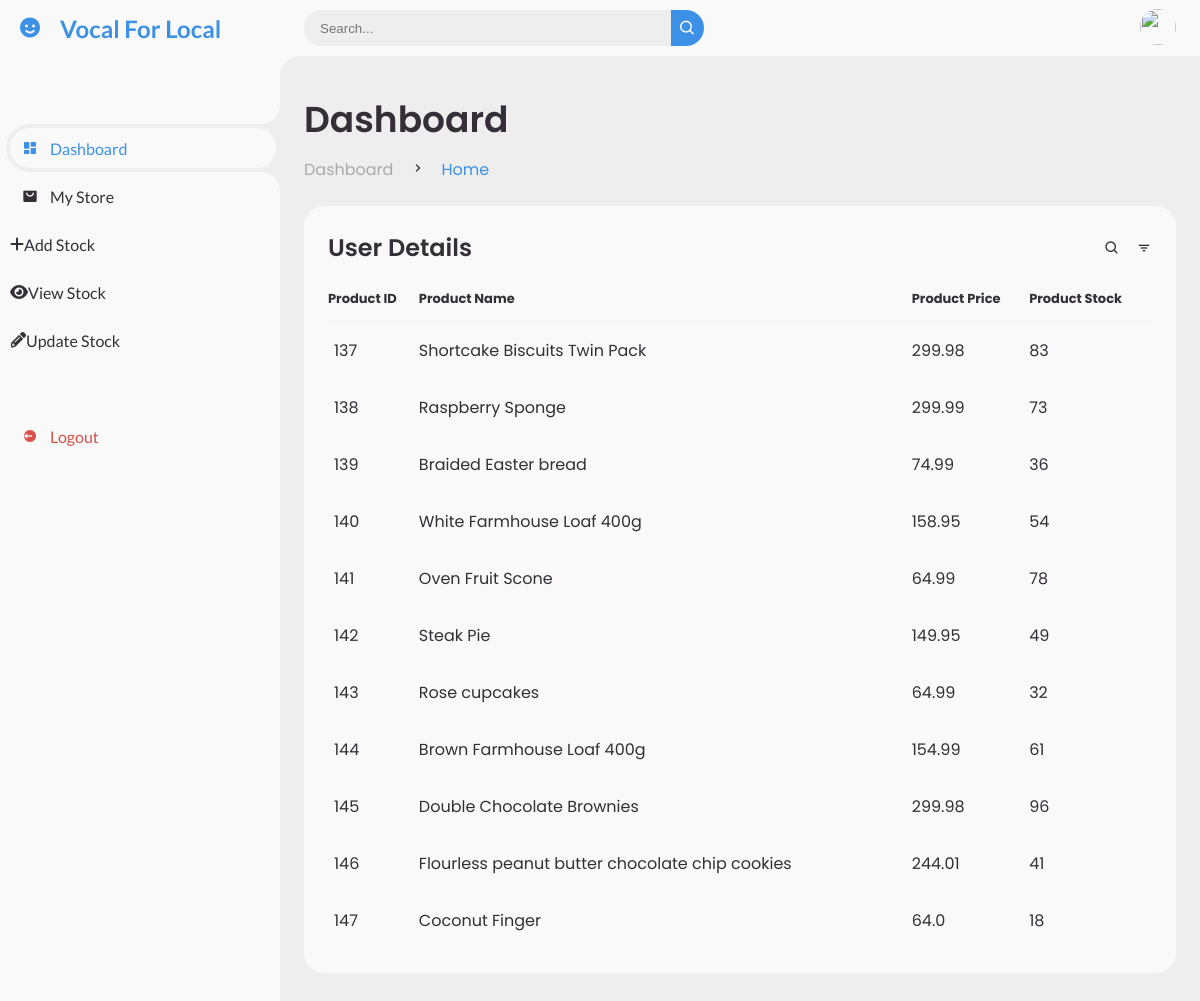
Screenshot of /admin/view-stock (signed in) with the database file from the repository.
### daveydark/src/main.py (models this page shows, shortened)
class Product(db.Model):
    __tablename__ = 'products'
    id= db.Column(db.Integer,primary_key=True,unique=True,nullable=False)
    identifier= db.Column(db.Integer,nullable=False)
    shop = db.Column(db.String(100),db.ForeignKey('sellers.email'),nullable=False)
    name = db.Column(db.String(100),nullable=False)
    price = db.Column(db.Float, nullable=False)
    image = db.Column(db.String(100),nullable=False)
    stock = db.Column(db.Integer)
    tags = db.Column(db.String(200))
    description = db.Column(db.String(512))

### daveydark/src/main.py (the view)
@app.route("/admin/view-stock")
def view_stock():
    products_list = Seller.query.filter_by(email=session['email']).first().products
    if products_list:
        return render_template('view_stock.html',products_list=products_list)
    return render_template('view_stock.html',products_list=[])

### daveydark/src/templates/view_stock.html (shortened to what this page needs)
<!DOCTYPE html>
<html lang="en">
<head>
    <link href='https://unpkg.com/boxicons@2.0.9/css/boxicons.min.css' rel='stylesheet'>
    <link rel="stylesheet" href="https://cdnjs.cloudflare.com/ajax/libs/font-awesome/6.2.1/css/all.min.css">
    <link rel="stylesheet" href="{{ url_for('static',filename='style_admin.css') }}">
</head>
<body>
    <section id="sidebar">
        <a href="#" class="brand">
            <i class='bx bxs-smile'></i>
            <span class="text">Vocal For Local</span>
        </a>
        <ul class="side-menu top">
            <li class="active">
                <a href="#">
                    <i class='bx bxs-dashboard'></i>
                    <span class="text">Dashboard</span>
                </a>
            </li>
            <li>
                <a href="#">
                    <i class='bx bxs-shopping-bag-alt'></i>
                    <span class="text">My Store</span>
                </a>
            </li>
            <li>
                <a href="{{ url_for('add_stock') }}">
                    <i class="fa fa-plus" aria-hidden="true"></i>
                    <span class="text">Add Stock</span>
                </a>
            </li>
            <li>
                <a href="{{ url_for('view_stock') }}">
                    <i class="fa fa-eye" aria-hidden="true"></i>
                    <span class="text">View Stock</span>
                </a>
            </li>
            <li>
                <a href="{{ url_for('update_stock') }}">
                    <i class="fa fa-pencil" aria-hidden="true"></i>
                    <span class="text">Update Stock</span>
                </a>
            </li>
        </ul>
        <ul class="side-menu">
            <li>
                <a href="#" class="logout">
                    <i class='bx bxs-log-out-circle'></i>
                    <span class="text">Logout</span>
                </a>
            </li>
        </ul>
    </section>
    <section id="content">
        <nav>
            <form action="#">
                <div class="form-input">
                    <input type="search" placeholder="Search...">
                    <button type="submit" class="search-btn"><i class='bx bx-search'></i></button>
                </div>
            </form>
            <a href="#" class="profile">
                <img src="img/user1.png">
            </a>
        </nav>
        <main>
            <div class="head-title">
                <div class="left">
                    <h1>Dashboard</h1>
                    <ul class="breadcrumb">
                        <li>
                            <a href="#">Dashboard</a>
                        </li>
                        <li><i class='bx bx-chevron-right'></i></li>
                        <li>
                            <a class="active" href="#">Home</a>
                        </li>
                    </ul>
                </div>
            </div>
            <div class="table-data">
                <div class="order">
                    <div class="head">
                        <h3>User Details</h3>
                        <i class='bx bx-search'></i>
                        <i class='bx bx-filter'></i>
                    </div>
                    <table>
                        <thead>
                            <tr>
                                <th>Product ID</th>
                                <th>Product Name</th>
                                <th>Product Price</th>
                                <th>Product Stock</th>
                            </tr>
                        </thead>
                        <tbody>
                            {% for product in products_list %}
                            <tr>
                                <td>{{ product.id }}</td>
                                <td>{{ product.name }}</td>
                                <td>{{ product.price }}</td>
                                <td>{{ product.stock }}</td>
                            </tr>
                            {% endfor %}
                        </tbody>
                    </table>
                </div>
            </div>
        </main>
    </section>
</body>
</html>

### rows the page displays
Product: id "137", name "Shortcake Biscuits Twin Pack", price "299.98", stock "83"
Product: id "138", name "Raspberry Sponge", price "299.99", stock "73"
Product: id "139", name "Braided Easter bread", price "74.99", stock "36"
Product: id "140", name "White Farmhouse Loaf 400g", price "158.95", stock "54"
Product: id "141", name "Oven Fruit Scone", price "64.99", stock "78"
Product: id "142", name "Steak Pie", price "149.95", stock "49"
Product: id "143", name "Rose cupcakes", price "64.99", stock "32"
Product: id "144", name "Brown Farmhouse Loaf 400g", price "154.99", stock "61"
Product: id "145", name "Double Chocolate Brownies", price "299.98", stock "96"
Product: id "146", name "Flourless peanut butter chocolate chip cookies", price "244.01", stock "41"
Product: id "147", name "Coconut Finger", price "64.0", stock "18"
